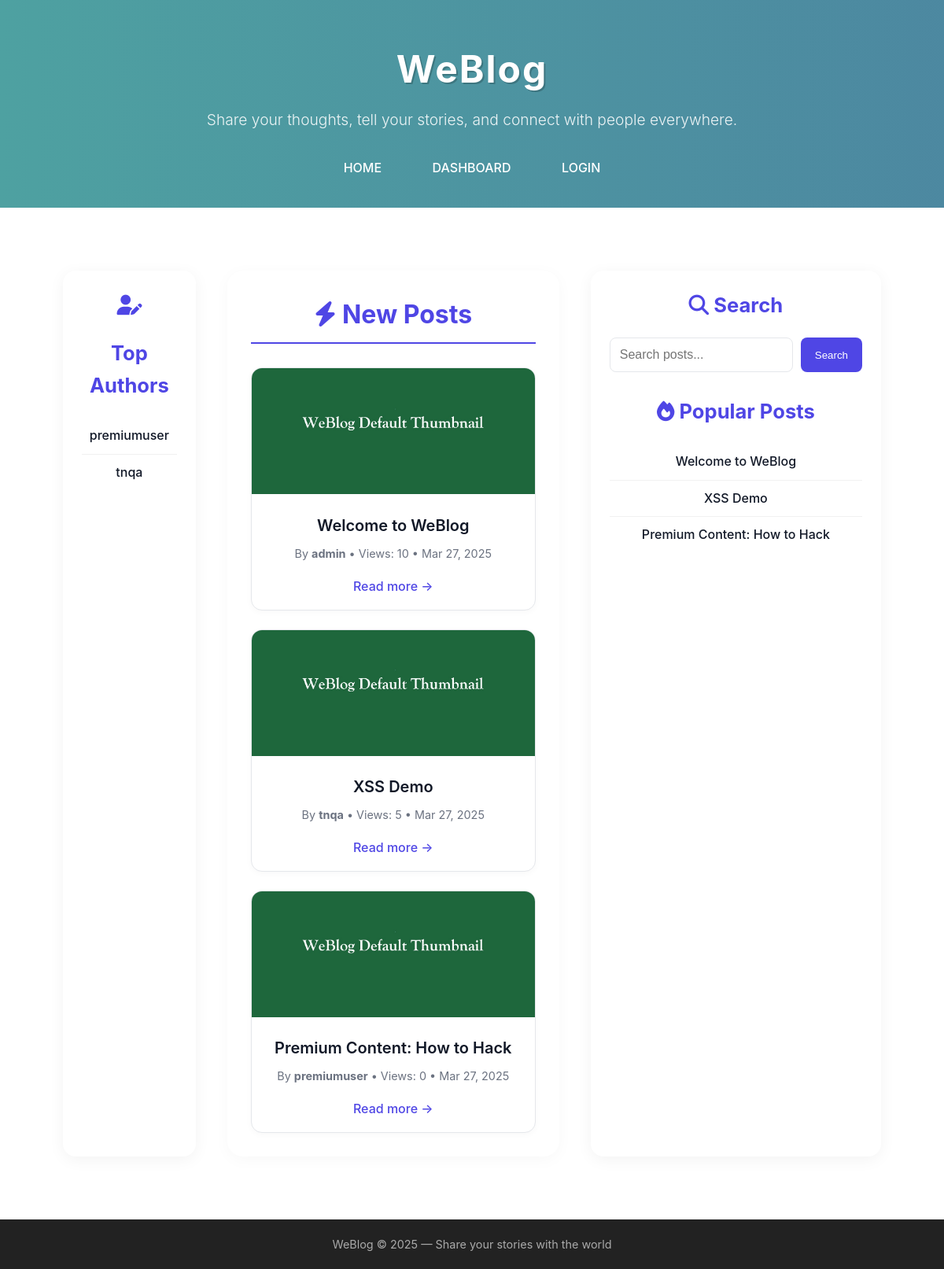
The page / on the database its author committed.
### tables this page shows
CREATE TABLE users (
  id INT AUTO_INCREMENT PRIMARY KEY,
  username VARCHAR(50),
  password VARCHAR(100),
  email VARCHAR(100),
  role VARCHAR(20),  
  bio TEXT,
  avatar_path VARCHAR(255), 
  created_at DATETIME DEFAULT CURRENT_TIMESTAMP
);

CREATE TABLE posts (
  id INT AUTO_INCREMENT PRIMARY KEY,
  user_id INT,
  title VARCHAR(200),
  content TEXT,
  created_at DATETIME DEFAULT CURRENT_TIMESTAMP,
  views INT DEFAULT 0,
  premium BOOLEAN DEFAULT FALSE
);

### includes/functions.php (called while the page is built, shortened)
<?php
function is_logged_in()
{
    return isset($_SESSION['user_id']);
}

### index.php (the view, shortened to what this page needs)
<?php
include 'includes/header.php';
?>
<link rel="stylesheet" href="assets/css/home.css">
<div class="container layout-3col">
    <aside class="sidebar-left">
        <h4><i class="fas fa-user-edit"></i></h4>
        <h4>Top Authors</h4>
        <ul class="author-list">
            <?php
            $authorResult = $conn->query("
                SELECT users.id, users.username, COUNT(posts.id) AS post_count
                FROM users
                JOIN posts ON users.id = posts.user_id
                WHERE users.role != 'admin'
                GROUP BY users.id, users.username
                ORDER BY post_count DESC
                LIMIT 5
            ");
            while ($author = $authorResult->fetch_assoc()) {
                $authorName = htmlspecialchars($author['username']);
                echo "<li><a href='author.php?id={$author['id']}'>{$authorName}</a></li>";
            }
            ?>
        </ul>
    </aside>
    <main class="main-content">
        <?php
        $isSearch = isset($_GET['q']) && !empty(trim($_GET['q']));
        $query = '';
        if ($isSearch) {
            $q = $conn->real_escape_string(trim($_GET['q']));
            echo "<h2 class='section-title'><i class='fas fa-search'></i> Search results for: <em>" . htmlspecialchars($q) . "</em></h2>";
            $query = "
                SELECT posts.*, users.username AS author
                FROM posts
                JOIN users ON posts.user_id = users.id
                WHERE posts.title LIKE '%$q%' OR posts.content LIKE '%$q%'
                ORDER BY created_at DESC
            ";
        } else {
            echo "<h2 class='section-title'><i class='fas fa-bolt'></i> New Posts</h2>";
            $query = "
                SELECT posts.*, users.username AS author
                FROM posts
                JOIN users ON posts.user_id = users.id
                ORDER BY created_at DESC
                LIMIT 9
            ";
        }
        $result = $conn->query($query);
        echo "<div class='posts-grid'>";
        if ($result->num_rows > 0) {
            while ($post = $result->fetch_assoc()) {
                $title = htmlspecialchars($post['title']);
                $author = htmlspecialchars($post['author']);
                $date = date('M d, Y', strtotime($post['created_at']));
                echo "
                    <div class='post-card'>
                        <img class='post-thumbnail' src='assets/images/default_thumbnail.jpg' alt='Post image'>
                        <div class='post-card-content'>
                            <h3 class='post-title'>
                                <a href='post.php?id={$post['id']}'>{$title}</a>
                            </h3>
                            <p class='post-meta'>By <strong>{$author}</strong> • Views: {$post['views']} • {$date}</p>
                            <a class='read-more' href='post.php?id={$post['id']}'>Read more →</a>
                        </div>
                    </div>
                ";
            }
        } else {
            echo $isSearch ? "<p>No results found.</p>" : "<p>No posts available yet.</p>";
        }
        echo "</div>";
        ?>
    </main>
    <aside class="sidebar-right">
        <h3><i class="fas fa-search"></i> Search</h3>
        <form action="index.php" method="get" class="search-form">
            <input type="text" name="q" placeholder="Search posts..." required>
            <button type="submit">Search</button>
        </form>
        <h3><i class="fas fa-fire"></i> Popular Posts</h3>
        <ul class="popular-posts">
            <?php
            $popular = $conn->query("
                SELECT id, title
                FROM posts
                ORDER BY views DESC
                LIMIT 5
            ");
            while ($pop = $popular->fetch_assoc()) {
                $popTitle = htmlspecialchars($pop['title']);
                echo "<li><a href='post.php?id={$pop['id']}'>{$popTitle}</a></li>";
            }
            ?>
        </ul>
    </aside>
</div>
<?php include 'includes/footer.php'; ?>

### includes/header.php (shortened to what this page needs)
<?php
include 'functions.php';
?>
<!DOCTYPE html>
<html lang="en">
<head>
    <link rel="stylesheet" href="assets/css/style.css">
    <link rel="stylesheet" href="https://cdnjs.cloudflare.com/ajax/libs/font-awesome/6.5.1/css/all.min.css">
</head>
<body>
    <header class="header">
        <div class="container header-content">
            <h1 class="logo">WeBlog</h1>
            <p class="subtitle">Share your thoughts, tell your stories, and connect with people everywhere.</p>
            <nav class="navbar">
                <a href="<?php echo BASE_URL; ?>/index.php">HOME</a>
                <a href="<?php echo BASE_URL; ?>/dashboard.php">DASHBOARD</a>
                <?php if (is_logged_in()): ?>
                    <?php
                    $user_id = $_SESSION['user_id'] ?? null;
                    ?>
                    <?php if ($user_id): ?>
                        <a href="<?php echo BASE_URL; ?>/author.php?id=<?php echo $user_id; ?>">PROFILE</a>
                    <?php endif; ?>
                    <a href="<?php echo BASE_URL; ?>/auth/logout.php">LOGOUT (<?php echo current_user(); ?>)</a>
                <?php else: ?>
                    <a href="<?php echo BASE_URL; ?>/auth/login.php">LOGIN</a>
                <?php endif; ?>
            </nav>
        </div>
    </header>
    <main class="content">

### includes/footer.php
</main>
<footer class="footer">
    <div class="container">
        <p>WeBlog &copy; <?php echo date("Y"); ?> — Share your stories with the world</p>
    </div>
</footer>
</body>
</html>

### assets/css/style.css (style rules this page uses)
* { margin: 0; padding: 0; box-sizing: border-box; }
body { font-family: 'Segoe UI', Tahoma, Geneva, Verdana, sans-serif; line-height: 1.6; }
.container { width: 90%; max-width: 1100px; margin: auto; text-align: center; }
.header { background: linear-gradient(270deg, #a94e3b, #c97348, #4a5fa0, #4ea1a1); background-size: 800% 800%; animation: gradientMove 10s ease infinite; color: #fff; padding: 50px 0 30px 0; }
.logo { font-size: 3rem; font-weight: 700; letter-spacing: 2px; text-shadow: 2px 2px rgba(0, 0, 0, 0.2); }
.subtitle { margin-top: 10px; font-size: 1.2rem; color: rgba(255, 255, 255, 0.9); font-weight: 300; }
.navbar { margin-top: 25px; }
.navbar a { display: inline-block; color: #fff; text-decoration: none; margin: 0 15px; padding: 8px 15px; font-weight: 500; border-radius: 20px; transition: all 0.3s ease; }
.content { padding: 30px 0; min-height: 75vh; background-color: #ffffff; }
.footer { background: #222; color: #aaa; padding: 20px 0; font-size: 0.9rem; }
.footer p { margin: 0; }

### assets/css/home.css (style rules this page uses)
body { font-family: 'Inter', sans-serif; background: #f9fafb; color: #111827; margin: 0; padding: 0; line-height: 1.6; }
.layout-3col { display: grid; grid-template-columns: 1fr 2.5fr 1fr; gap: 40px; max-width: 1200px; margin: 50px auto; padding: 0 20px; }
.sidebar-left, .sidebar-right { background: #fff; border-radius: 16px; padding: 24px; box-shadow: 0 4px 20px rgba(0, 0, 0, 0.05); transition: box-shadow 0.3s; }
.sidebar-left h4, .sidebar-right h3 { font-size: 1.6rem; color: #4f46e5; margin-bottom: 20px; }
.sidebar-left ul, .sidebar-right ul { list-style: none; padding: 0; margin: 0; }
.sidebar-left ul li, .sidebar-right ul li { border-bottom: 1px solid #f1f1f1; padding: 10px 0; }
.sidebar-left ul li a, .sidebar-right ul li a { text-decoration: none; color: #111827; font-weight: 500; transition: color 0.3s; }
.main-content { background: #fff; padding: 30px; border-radius: 20px; box-shadow: 0 4px 20px rgba(0, 0, 0, 0.03); }
.section-title { font-size: 2rem; color: #4f46e5; margin-bottom: 30px; border-bottom: 2px solid #4f46e5; padding-bottom: 10px; }
.posts-grid { display: grid; grid-template-columns: repeat(auto-fill, minmax(260px, 1fr)); gap: 24px; }
.post-card { background: #fff; border: 1px solid #e5e7eb; border-radius: 14px; overflow: hidden; transition: all 0.3s ease; box-shadow: 0 2px 8px rgba(0, 0, 0, 0.03); }
.post-thumbnail { width: 100%; height: 160px; object-fit: cover; }
.post-card-content { padding: 16px; }
.post-title a { color: #111827; font-size: 1.25rem; font-weight: 600; text-decoration: none; transition: color 0.3s; }
.post-meta { font-size: 0.9rem; color: #6b7280; margin: 8px 0; }
.read-more { display: inline-block; margin-top: 10px; color: #4f46e5; font-weight: 500; text-decoration: none; transition: color 0.3s; }
.search-form { display: flex; gap: 10px; margin-bottom: 30px; }
.search-form input { flex: 1; padding: 12px; border: 1px solid #e5e7eb; border-radius: 8px; font-size: 1rem; transition: border-color 0.3s; }
.search-form button { padding: 12px 18px; background: #4f46e5; color: #fff; border: none; border-radius: 8px; cursor: pointer; font-weight: 500; transition: background 0.3s; }
ul.popular-posts li:last-child, ul.author-list li:last-child { border-bottom: none; }

### rows shown on the page
users: username "premiumuser"
users: username "tnqa"
posts: title "Welcome to WeBlog", user.username "admin", views "10", created_at "Mar 27, 2025"
posts: title "XSS Demo", user.username "tnqa", views "5", created_at "Mar 27, 2025"
posts: title "Premium Content: How to Hack", user.username "premiumuser", views "0", created_at "Mar 27, 2025"
